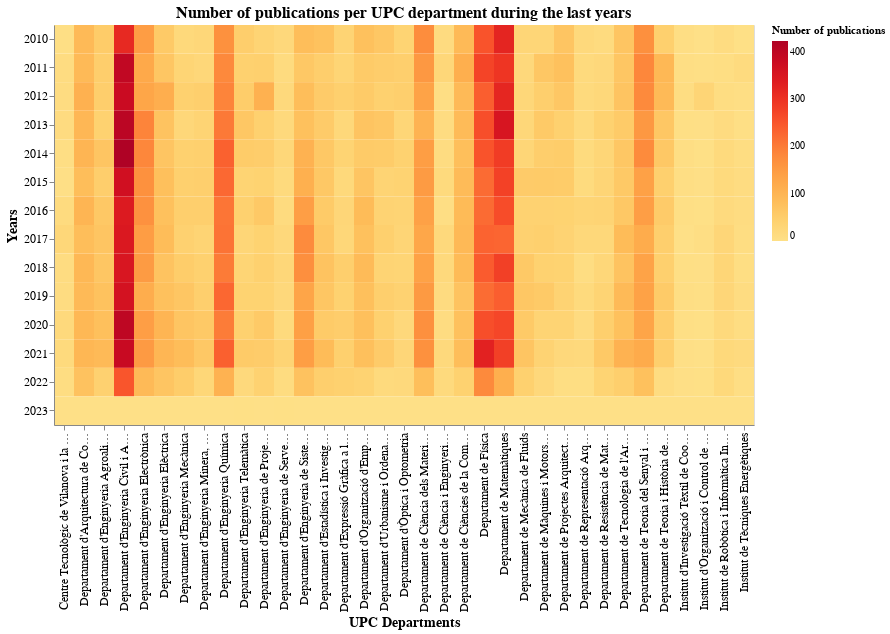

Notebook code for this chart:
### Markdown cell above
## Exercice 1.2: Visualizations
Now we can start making the visualization. We will begin by identifying the objective that we want to fulfil, that is to compare quantities. The problem here is the great amount of data, which can lead us to clutter. For that, using a heatmap can be a good option.

### Code cell
vis1 = alt.Chart(df1).mark_rect(
    ).encode(
    x=alt.X('DEPARTAMENT UPC:O', title='UPC Departments', axis = alt.Axis (labelFontSize=12, titleFontSize = 14)),
    y=alt.Y('ANYS:O', title='Years', axis = alt.Axis (labelFontSize=12, titleFontSize = 14)),
    color=alt.Color('PUBLICACIONS:Q',
              title='Number of publications',
              scale=alt.Scale(scheme='yelloworangered'))
    ).properties (
        title=alt.TitleParams("Number of publications per UPC department during the last years",fontSize=16),
        width = 700,
        height = 400
    )

vis1

### Figure 1 — Vega-Lite specification as saved in the notebook (floating-point values rounded to 4 significant figures; data arrays with more than 128 entries replaced by an {"elided": "..."} marker saying what was removed)
{"config": {"view": {"continuousWidth": 400, "continuousHeight": 300}}, "data": {"name": "data-39150c6a97df370c098f8fef515e5c8d"}, "mark": "rect", "encoding": {"color": {"field": "PUBLICACIONS", "scale": {"scheme": "yelloworangered"}, "title": "Number of publications", "type": "quantitative"}, "x": {"axis": {"labelFontSize": 12, "titleFontSize": 14}, "field": "DEPARTAMENT UPC", "title": "UPC Departments", "type": "ordinal"}, "y": {"axis": {"labelFontSize": 12, "titleFontSize": 14}, "field": "ANYS", "title": "Years", "type": "ordinal"}}, "height": 400, "title": {"text": "Number of publications per UPC department during the last years", "fontSize": 16}, "width": 700, "$schema": "https://vega.github.io/schema/vega-lite/v4.17.0.json", "datasets": {"data-39150c6a97df370c098f8fef515e5c8d": {"elided": "490 records"}}}
